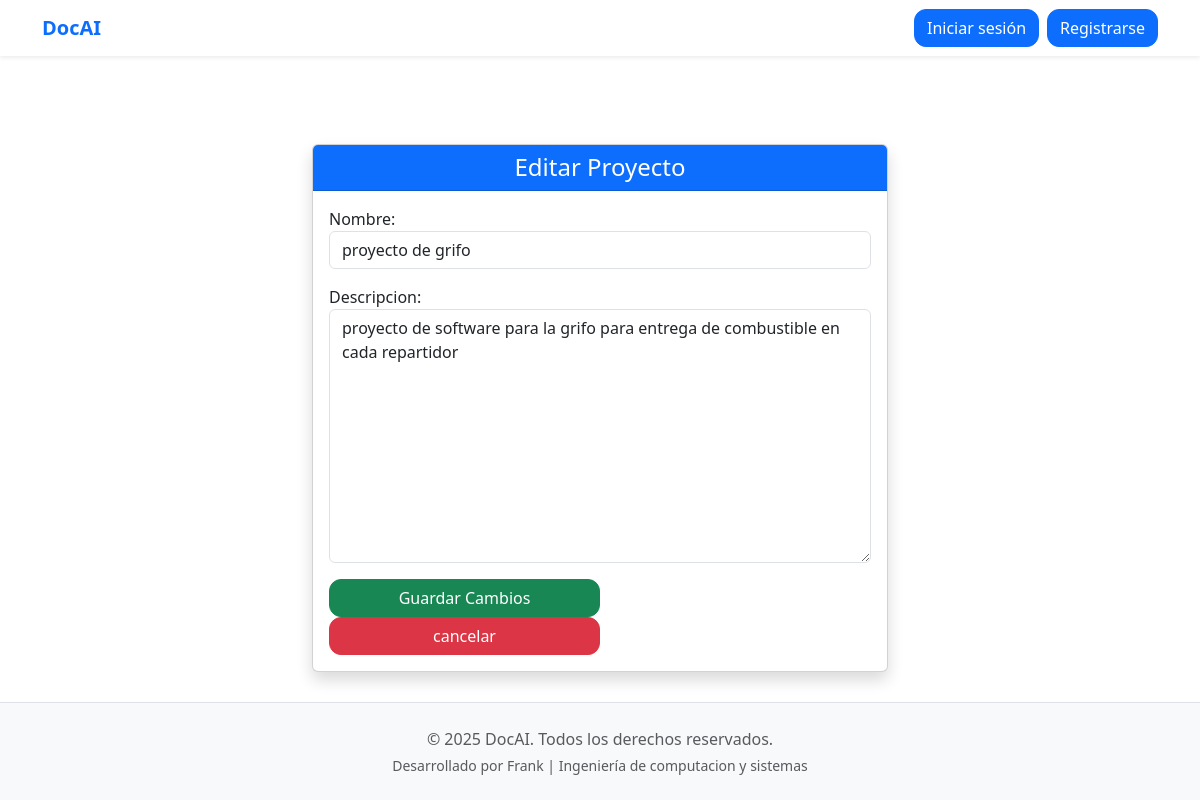
Screenshot of /proyecto/1/editar/ with the database file from the repository.
### documentacion/models.py (models this page shows, shortened)
class Project(models.Model):
    nombre = models.CharField(max_length=100)
    descripcion = models.TextField(blank=True)
    propietario = models.ForeignKey(User, on_delete=models.CASCADE)
    creado = models.DateTimeField(auto_now_add=True)

### documentacion/views.py (the view)
# urls.py: path('proyecto/<int:pk>/editar/', views.editar_proyecto, name='editar_proyecto'), # este codigo se agrego para el editar
def editar_proyecto(request, pk):
    proyecto = get_object_or_404(Project, pk=pk)
    if request.method == 'POST':
        form = ProjectForm(request.POST, instance=proyecto)
        if form.is_valid():
            form.save()
            return redirect('lista_proyectos')
    else:
        form = ProjectForm(instance=proyecto)
    return render(request, 'documentacion/editar_proyecto.html', {'form': form, 'proyecto': proyecto})

### documentacion/forms.py
class ProjectForm(forms.ModelForm):
    class Meta:
        model = Project
        fields = ['nombre', 'descripcion']

### documentacion/templates/documentacion/editar_proyecto.html (shortened to what this page needs)
{% extends 'base.html' %}
{% load widget_tweaks %}
{% block content %}
<div class="container mt-5" style="max-width: 600px;">
    <div class="card shadow">
        <div class="card-header bg-primary text-white text-center">
            <h4 class="mb-0">Editar Proyecto</h4>
        </div>
        <div class="card-body">
            <form method="post" novalidate>
                <div class="mb-3">
                    {{ form.nombre.label_tag }}
                    {{ form.nombre|add_class:"form-control" }}
                </div>
                <div class="mb-3">
                    {{ form.descripcion.label_tag }}
                    {{ form.descripcion|add_class:"form-control" }}
                </div>
                <div class="mt-3">
                    <button type="submit" class="btn btn-success w-50">Guardar Cambios</button>
                    <a href="{% url 'dashboard' %}" class="btn btn-danger w-50">cancelar</a>
                </div>
            </form>
        </div>
    </div>
</div>
{% endblock %}

### static/css/styles.css (style rules this page uses)
body { scroll-behavior: smooth; }
.card { transition: transform 0.2s ease-in-out, box-shadow 0.3s; }
.btn { border-radius: 0.75rem; }

### rows the page displays
Project: nombre "proyecto de grifo", descripcion "proyecto de software para la grifo para entrega de combustible en cada repartidor"
